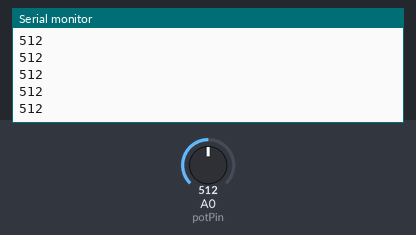
Simulated run of this sketch. Board: Arduino Uno, built with avr-gcc and run on an emulated ATmega328P. Shown: the last lines printed to the serial monitor. The inputs (shaded band) are chosen by the test bench; at power-on: A0 (potPin) = 512.

Above: at 1.2 s.
1.3 s: A0 (potPin) set to 716
At 1.56 s:
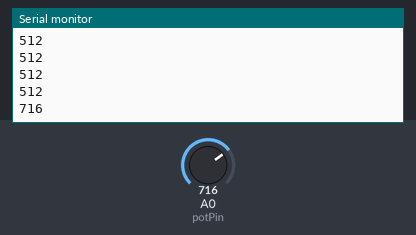
2.8 s: A0 (potPin) set to 900
At 2.96 s:
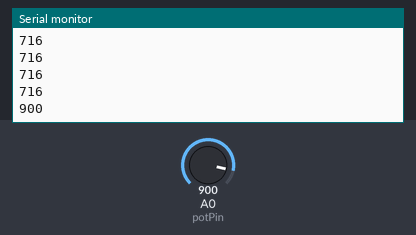
Timing chart, 0 to 5.8 s (numbered marks = the images above; inputs shaded):
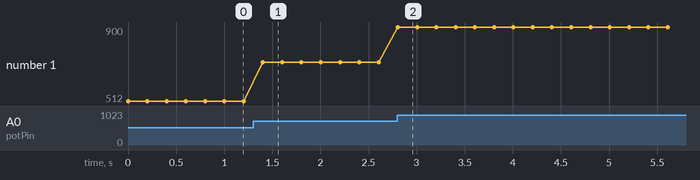

The sketch:

04_potentiometer.ino
```cpp
// Turn the knob and watch the numbers in the serial monitor

const int potPin = A0;

void setup() {
  Serial.begin(9600);
}

void loop() {
  int value = analogRead(potPin); // gives a number from 0 to 1023
  Serial.println(value);

  // TODO: print "HIGH" if value is above 512, otherwise print "LOW"
  // Hint: use the same if/else pattern as the button sketch

  delay(200);
}
```

Measured:
- after the input at 1.3 s, the serial monitor: prints a new line after 0.10 s (image 1)
- after the input at 2.8 s, the serial monitor: prints a new line at once (image 2)
- plotted number 1: 512 → 716 after the input at 1.3 s, 716 → 900 after the input at 2.8 s
